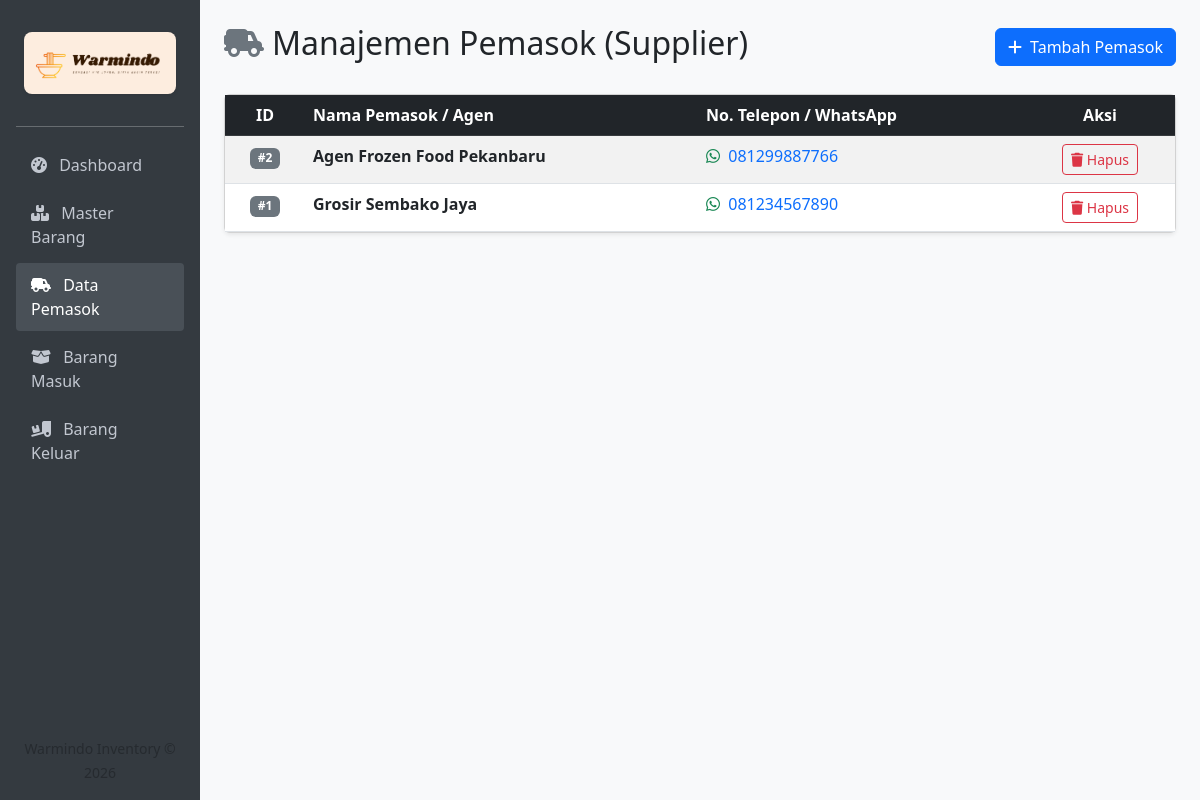
The app's page /pemasok.php with its own data.
### tables this page shows
CREATE TABLE `pemasok` (
  `id_pemasok` int NOT NULL,
  `nama_pemasok` varchar(100) NOT NULL,
  `no_telp` varchar(15) DEFAULT NULL
);

### pemasok.php (the view, shortened to what this page needs)
<?php
require_once 'koneksi.php';
$stmt = $pdo->query("SELECT * FROM pemasok ORDER BY id_pemasok DESC");
$data_pemasok = $stmt->fetchAll();
?>
<!DOCTYPE html>
<html lang="id">
<head>
    <link href="https://cdn.jsdelivr.net/npm/bootstrap@5.3.0/dist/css/bootstrap.min.css" rel="stylesheet">
    <link href="https://cdnjs.cloudflare.com/ajax/libs/font-awesome/6.4.0/css/all.min.css" rel="stylesheet">
</head>
<body>
<div class="container-fluid">
    <div class="row">
        <div class="col-md-3 col-lg-2 sidebar p-3 d-flex flex-column">
            <div class="text-center my-3 mx-2 p-2 rounded-3 shadow-sm" style="background-color: #fdeddf;">
                <img src="img/logo (2).png" alt="Logo Warmindo" class="img-fluid" style="max-height: 55px; object-fit: contain;">
            </div>
            <hr>
            <nav class="nav flex-column gap-1">
                <a href="index.php"><i class="fa-solid fa-gauge-high me-2"></i> Dashboard</a>
                <a href="master_barang.php"><i class="fa-solid fa-boxes-stacked me-2"></i> Master Barang</a>
                <a href="pemasok.php" class="active"><i class="fa-solid fa-truck-field me-2"></i> Data Pemasok</a>
                <a href="barang_masuk.php"><i class="fa-solid fa-box-open me-2"></i> Barang Masuk</a>
                <a href="barang_keluar.php"><i class="fa-solid fa-truck-ramp-box me-2"></i> Barang Keluar</a>
            </nav>
            <div class="mt-auto pt-3 text-center text-muted fs-7">
                <small>Warmindo Inventory &copy; 2026</small>
            </div>
        </div>
        <div class="col-md-9 col-lg-10 p-4">
            <div class="d-flex justify-content-between align-items-center mb-4">
                <h2><i class="fa-solid fa-truck-field text-secondary me-2"></i>Manajemen Pemasok (Supplier)</h2>
                <button type="button" class="btn btn-primary" data-bs-toggle="modal" data-bs-target="#modalTambah">
                    <i class="fa-solid fa-plus me-1"></i> Tambah Pemasok
                </button>
            </div>
            <div class="card shadow-sm">
                <div class="card-body p-0">
                    <div class="table-responsive">
                        <table class="table table-hover table-striped mb-0 valign-middle">
                            <thead class="table-dark">
                                <tr>
                                    <th width="80" class="text-center">ID</th>
                                    <th>Nama Pemasok / Agen</th>
                                    <th>No. Telepon / WhatsApp</th>
                                    <th width="150" class="text-center">Aksi</th>
                                </tr>
                            </thead>
                            <tbody>
                                <?php if (empty($data_pemasok)): ?>
                                    <tr>
                                        <td colspan="4" class="text-center py-4 text-muted">Belum ada data pemasok. Silakan tambah data baru.</td>
                                    </tr>
                                <?php else: ?>
                                    <?php foreach ($data_pemasok as $pemasok): ?>
                                        <tr>
                                            <td class="text-center"><span class="badge bg-secondary">#<?php echo $pemasok['id_pemasok']; ?></span></td>
                                            <td><strong><?php echo htmlspecialchars($pemasok['nama_pemasok']); ?></strong></td>
                                            <td>
                                                <?php if(!empty($pemasok['no_telp'])): ?>
                                                    <a href="https://wa.me/<?php echo preg_replace('/[^0-9]/', '', $pemasok['no_telp']); ?>" target="_blank" class="text-decoration-none">
                                                        <i class="fa-brands fa-whatsapp text-success me-1"></i> <?php echo htmlspecialchars($pemasok['no_telp']); ?>
                                                    </a>
                                                <?php else: ?>
                                                    <span class="text-muted">-</span>
                                                <?php endif; ?>
                                            </td>
                                            <td class="text-center">
                                                <a href="pemasok.php?hapus=<?php echo $pemasok['id_pemasok']; ?>"
                                                   class="btn btn-sm btn-outline-danger"
                                                   onclick="return confirm('Apakah Anda yakin ingin menghapus pemasok <?php echo htmlspecialchars($pemasok['nama_pemasok']); ?>?')">
                                                    <i class="fa-solid fa-trash"></i> Hapus
                                                </a>
                                            </td>
                                        </tr>
                                    <?php endforeach; ?>
                                <?php endif; ?>
                            </tbody>
                        </table>
                    </div>
                </div>
            </div>
        </div> </div>
</div>
</body>
</html>

### pemasok.php (style rules this page uses)
body { background-color: #f8f9fa; }
.sidebar { background-color: #343a40; min-height: 100vh; color: white; }
.sidebar a { color: #c2c7d0; text-decoration: none; padding: 10px 15px; display: block; }
.sidebar a:hover, .sidebar a.active { background-color: #495057; color: white; border-radius: 4px; }

### records on screen
pemasok: id_pemasok "2", nama_pemasok "Agen Frozen Food Pekanbaru", no_telp "081299887766"
pemasok: id_pemasok "1", nama_pemasok "Grosir Sembako Jaya", no_telp "081234567890"
